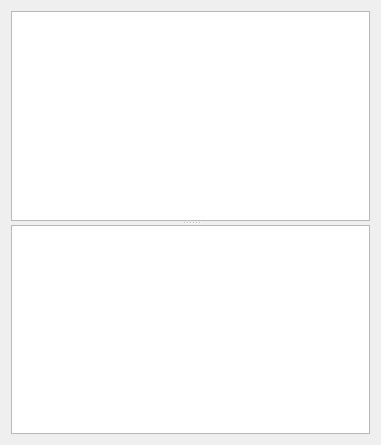
<?xml version="1.0" encoding="UTF-8"?>
<ui version="4.0">
 <class>AISManager</class>
 <widget class="QWidget" name="AISManager">
  <property name="geometry">
   <rect>
    <x>0</x>
    <y>0</y>
    <width>381</width>
    <height>445</height>
   </rect>
  </property>
  <property name="windowTitle">
   <string>AIS Manager</string>
  </property>
  <layout class="QHBoxLayout" name="horizontalLayout">
   <item>
    <widget class="QSplitter" name="splitter">
     <property name="orientation">
      <enum>Qt::Vertical</enum>
     </property>
     <widget class="QListWidget" name="sourcesListWidget"/>
     <widget class="QListWidget" name="contactListWidget"/>
    </widget>
   </item>
  </layout>
 </widget>
 <resources/>
 <connections/>
</ui>
